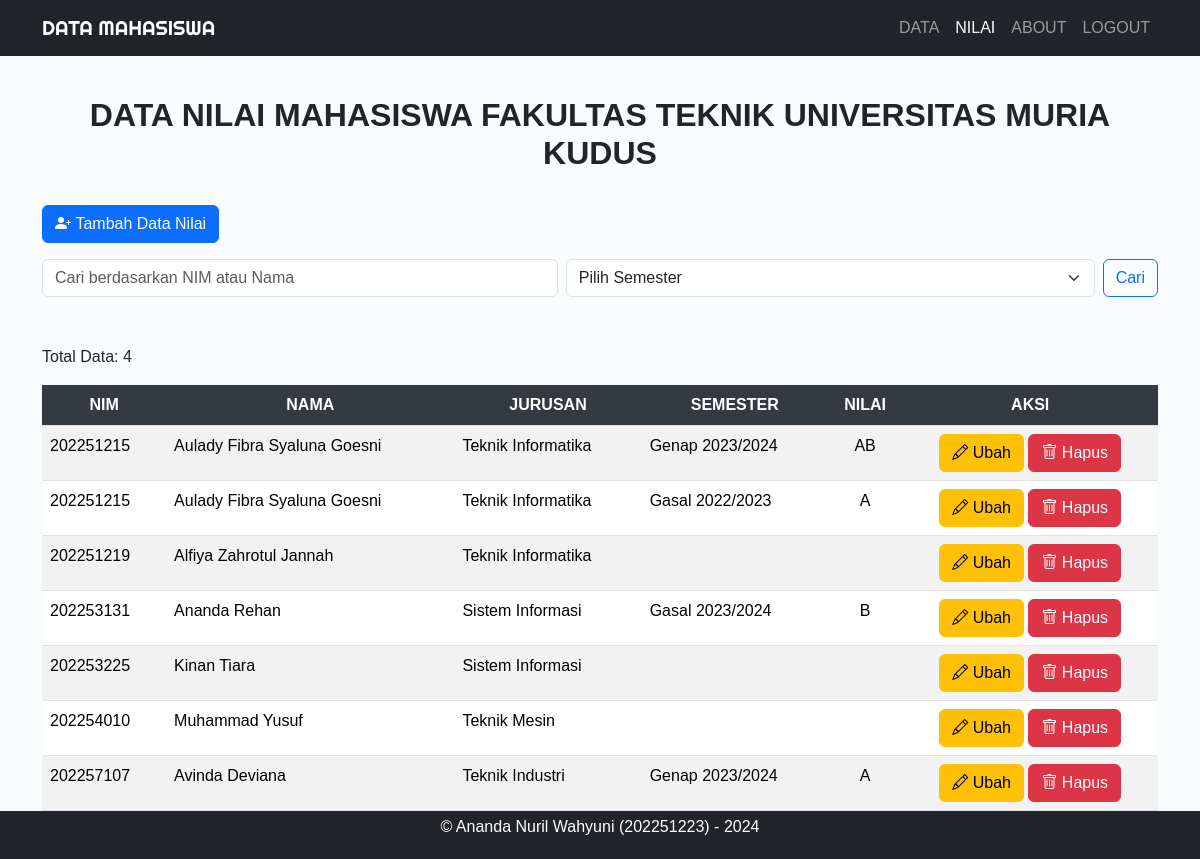
The page /data_mahasiswa/nilai.php (signed in) on the database its author committed.
### tables this page shows
CREATE TABLE `nilai` (
  `id` int(11) NOT NULL,
  `nim` int(10) DEFAULT NULL,
  `nilai` decimal(5,2) DEFAULT NULL,
  `semester` varchar(50) NOT NULL
);

CREATE TABLE `students` (
  `nim` int(9) NOT NULL,
  `nama` varchar(255) NOT NULL,
  `tempat_lahir` varchar(255) NOT NULL,
  `tanggal_lahir` date NOT NULL,
  `jenis_kelamin` enum('Laki-Laki','Perempuan') NOT NULL,
  `jurusan` varchar(255) NOT NULL,
  `email` varchar(255) NOT NULL,
  `alamat` text NOT NULL
);

### data_mahasiswa/nilai.php (the view, shortened to what this page needs)
<?php
require 'fungsi.php';
$query = "SELECT students.nim, students.nama, students.jurusan AS prodi, nilai.semester, nilai.nilai
          FROM students LEFT JOIN nilai ON students.nim = nilai.nim";
$search_keyword = "";
$result = mysqli_query($koneksi, $query);
$total_data_query = "SELECT COUNT(*) as total FROM students
                     LEFT JOIN nilai ON students.nim = nilai.nim
                     WHERE nilai.nilai IS NOT NULL";
$total_data_result = mysqli_query($koneksi, $total_data_query);
$total_data_row = mysqli_fetch_assoc($total_data_result);
$total_data = $total_data_row['total'];
?>
<!doctype html>
<html lang="en">
<head>
    <link href="https://cdn.jsdelivr.net/npm/bootstrap@5.3.3/dist/css/bootstrap.min.css" rel="stylesheet">
    <link href="https://cdn.datatables.net/2.0.8/css/dataTables.bootstrap5.min.css" rel="stylesheet">
    <link rel="stylesheet" href="https://cdn.jsdelivr.net/npm/bootstrap-icons/font/bootstrap-icons.css">
    <link rel="stylesheet" href="css/style.css">
</head>
<body>
<nav class="navbar navbar-expand-lg navbar-dark bg-dark text-uppercase fixed-top">
    <div class="container">
        <a class="navbar-brand" href="#">DATA MAHASISWA</a>
        <div class="collapse navbar-collapse" id="navbarNav">
            <ul class="navbar-nav ms-auto">
                <li class="nav-item">
                    <a class="nav-link" href="index.php">Data</a>
                </li>
                <li class="nav-item">
                    <a class="nav-link active" aria-current="page" href="nilai.php">Nilai</a>
                </li>
                <li class="nav-item">
                    <a class="nav-link" href="about.php">About</a>
                </li>
                <li class="nav-item">
                    <a class="nav-link" href="logout.php">Logout</a>
                </li>
            </ul>
        </div>
    </div>
</nav>
<div class="container mt-5 pt-4">
    <div class="row">
        <div class="col-md">
            <br>
            <h2 class="text-uppercase text-center fw-bold">DATA NILAI MAHASISWA FAKULTAS TEKNIK UNIVERSITAS MURIA KUDUS</h2>
        </div>
    </div>
    <div class="row mt-4">
        <div class="col-md">
            <a href="tambah_nilai.php" class="btn btn-primary"><i class="bi bi-person-plus-fill"></i>&nbsp;Tambah Data Nilai</a>
        </div>
    </div>
    <div class="row my-3">
        <div class="col-md">
            <form action="nilai.php" method="get" class="d-flex">
                <input class="form-control me-2" type="search" name="keyword" placeholder="Cari berdasarkan NIM atau Nama" aria-label="Search" value="<?= $search_keyword ?>">
                <select class="form-select me-2" name="semester" aria-label="semester">
                    <option value="">Pilih Semester</option>
                </select>
                <button class="btn btn-outline-primary" type="submit" name="search">Cari</button>
            </form>
        </div>
    </div>
    <div class="row my-5">
        <div class="col-md">
            <p>Total Data: <?= $total_data; ?></p>
            <table id="example" class="table table-striped table-center">
                <thead>
                <tr>
                    <th>NIM</th>
                    <th>Nama</th>
                    <th>Jurusan</th>
                    <th>Semester</th>
                    <th class="text-center">Nilai</th>
                    <th>Aksi</th>
                </tr>
                </thead>
                <tbody>
                <?php while ($row = mysqli_fetch_assoc($result)) : ?>
                    <tr>
                        <td><?= $row['nim']; ?></td>
                        <td><?= $row['nama']; ?></td>
                        <td><?= $row['prodi']; ?></td>
                        <td><?= $row['semester']; ?></td>
                        <td class="text-center">
                            <?php
                            if ($row['nilai'] > 3.50) {
                                echo 'A';
                            } elseif ($row['nilai'] > 3.00) {
                                echo 'AB';
                            } elseif ($row['nilai'] > 2.50) {
                                echo 'B';
                            } elseif ($row['nilai'] > 2.00) {
                                echo 'BC';
                            } elseif ($row['nilai'] > 1.50) {
                                echo 'C';
                            } elseif ($row['nilai'] > 1.00) {
                                echo 'CD';
                            } elseif ($row['nilai'] > 0.50) {
                                echo 'D';
                            } elseif ($row['nilai'] > 0.0) {
                                echo 'E';
                            } else {
                                echo '';
                            }
                            ?>
                        </td>
                        <td class="text-center">
                            <a href="ubah_nilai.php?nim=<?= $row['nim']; ?>&semester=<?= $row['semester']; ?>" class="btn btn-warning"><i class="bi bi-pencil"></i>&nbsp;Ubah</a>
                            <a href="hapus_nilai.php?nim=<?= $row['nim']; ?>&semester=<?= $row['semester']; ?>" class="btn btn-danger" onclick="return confirm('Apakah Anda yakin ingin menghapus data ini?');"><i class="bi bi-trash"></i>&nbsp;Hapus</a>
                        </td>
                    </tr>
                <?php endwhile; ?>
                </tbody>
            </table>
        </div>
    </div>
</div>
<footer class="container-fluid bg-dark text-white text-center py-1 fixed-bottom">
    <p>&copy; Ananda Nuril Wahyuni (202251223) - 2024</p>
</footer>
</body>
</html>

### data_mahasiswa/css/style.css (style rules this page uses)
.navbar-brand { font-family: 'Righteous', cursive; }
body { font-family: 'Gill Sans', 'Gill Sans MT', 'Calibri', 'Trebucket MS', sans-serif; background-color: #f8fcfc; }
footer { padding: 8px, 0; }
th { text-align: center; }
.table thead th { background-color: #343a40; color: #ffffff; border-color: #dee2e6; text-align: center; text-transform: uppercase; }

### data_mahasiswa/nilai.php (style rules this page uses)
.table-center { margin: auto; width: 100%; }

### rows shown on the page
nilai: nim.nim "202251215", nim.nama "Aulady Fibra Syaluna Goesni", nim.jurusan "Teknik Informatika", semester "Genap 2023/2024", nilai "AB"
nilai: nim.nim "202251215", nim.nama "Aulady Fibra Syaluna Goesni", nim.jurusan "Teknik Informatika", semester "Gasal 2022/2023", nilai "A"
students: nim "202251219", nama "Alfiya Zahrotul Jannah", jurusan "Teknik Informatika"
nilai: nim.nim "202253131", nim.nama "Ananda Rehan", nim.jurusan "Sistem Informasi", semester "Gasal 2023/2024", nilai "B"
students: nim "202253225", nama "Kinan Tiara", jurusan "Sistem Informasi"
students: nim "202254010", nama "Muhammad Yusuf", jurusan "Teknik Mesin"
nilai: nim.nim "202257107", nim.nama "Avinda Deviana", nim.jurusan "Teknik Industri", semester "Genap 2023/2024", nilai "A"

### other values the page prints
$total_data "4"
